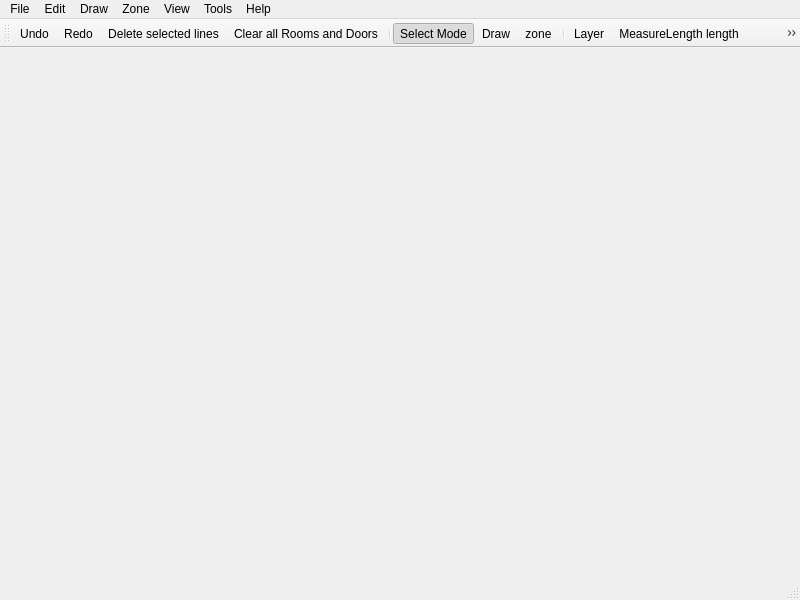
<?xml version="1.0" encoding="UTF-8"?>
<ui version="4.0">
 <class>MainWindow</class>
 <widget class="QMainWindow" name="MainWindow">
  <property name="geometry">
   <rect>
    <x>0</x>
    <y>0</y>
    <width>800</width>
    <height>600</height>
   </rect>
  </property>
  <property name="maximumSize">
   <size>
    <width>3840</width>
    <height>2160</height>
   </size>
  </property>
  <property name="windowTitle">
   <string>JPSeditor</string>
  </property>
  <property name="windowIcon">
   <iconset>
    <normaloff>:/jupedsim.png</normaloff>:/jupedsim.png</iconset>
  </property>
  <widget class="QWidget" name="centralwidget"/>
  <widget class="QMenuBar" name="menubar">
   <property name="geometry">
    <rect>
     <x>0</x>
     <y>0</y>
     <width>800</width>
     <height>22</height>
    </rect>
   </property>
   <widget class="QMenu" name="menuDatei">
    <property name="title">
     <string>File</string>
    </property>
    <addaction name="action_ffnen_cogmap"/>
    <addaction name="action_ffnen_xml"/>
    <addaction name="action_ffnen"/>
    <addaction name="actionSpeichern"/>
    <addaction name="actionSpeichern_dxf"/>
    <addaction name="actionSpeichern_cogmap"/>
    <addaction name="separator"/>
    <addaction name="action_ber"/>
    <addaction name="actionSettings"/>
    <addaction name="separator"/>
    <addaction name="actionBeenden"/>
   </widget>
   <widget class="QMenu" name="menuHilfe">
    <property name="title">
     <string>Help</string>
    </property>
    <addaction name="actionOnline_Help"/>
   </widget>
   <widget class="QMenu" name="menuTools">
    <property name="title">
     <string>Tools</string>
    </property>
    <widget class="QMenu" name="menuBackgroud">
     <property name="title">
      <string>Background</string>
     </property>
     <addaction name="actionImportNewBackgorund"/>
     <addaction name="actionShowHideBackground"/>
     <addaction name="actionScaleUpBackground"/>
     <addaction name="actionScaleDownBackground"/>
    </widget>
    <addaction name="actionAuto_Definition"/>
    <addaction name="actionGather_data"/>
    <addaction name="actionLandmarkWidget"/>
    <addaction name="actionNew_Inifile"/>
    <addaction name="menuBackgroud"/>
    <addaction name="actionRunSimulation"/>
   </widget>
   <widget class="QMenu" name="menuView">
    <property name="title">
     <string>View</string>
    </property>
    <addaction name="actiongridmode"/>
    <addaction name="actionShow_Point_of_Origin"/>
    <addaction name="actionRotate_90_deg_clockwise"/>
    <addaction name="separator"/>
    <addaction name="actionanglesnap"/>
    <addaction name="actionObjectsnap"/>
    <addaction name="separator"/>
    <addaction name="actionZoom_Windows"/>
    <addaction name="actionZoom_Extents"/>
   </widget>
   <widget class="QMenu" name="menuEdit">
    <property name="title">
     <string>Edit</string>
    </property>
    <addaction name="separator"/>
    <addaction name="actionUndo"/>
    <addaction name="actionRedo"/>
    <addaction name="actionCopy"/>
    <addaction name="actionScale"/>
    <addaction name="separator"/>
    <addaction name="actionDelete_lines"/>
    <addaction name="actionDelete_single_line"/>
    <addaction name="actionClear_all_Rooms_and_Doors"/>
   </widget>
   <widget class="QMenu" name="menuDraw">
    <property name="title">
     <string>Draw</string>
    </property>
    <addaction name="actionWall"/>
    <addaction name="actionCrossing"/>
    <addaction name="actionTransition"/>
    <addaction name="actionHLine"/>
    <addaction name="actionLandmark"/>
    <addaction name="actionSource"/>
    <addaction name="actionGoal"/>
    <addaction name="actionTrack"/>
   </widget>
   <widget class="QMenu" name="menuZone">
    <property name="title">
     <string>Zone</string>
    </property>
    <addaction name="actionCorridor"/>
    <addaction name="actionLobby"/>
    <addaction name="actionEntrance"/>
    <addaction name="actionOffice"/>
    <addaction name="actionStairs"/>
    <addaction name="actionPlatform"/>
   </widget>
   <addaction name="menuDatei"/>
   <addaction name="menuEdit"/>
   <addaction name="menuDraw"/>
   <addaction name="menuZone"/>
   <addaction name="menuView"/>
   <addaction name="menuTools"/>
   <addaction name="menuHilfe"/>
  </widget>
  <widget class="QStatusBar" name="statusbar"/>
  <widget class="QToolBar" name="toolBar">
   <property name="windowTitle">
    <string>toolBar</string>
   </property>
   <attribute name="toolBarArea">
    <enum>TopToolBarArea</enum>
   </attribute>
   <attribute name="toolBarBreak">
    <bool>false</bool>
   </attribute>
   <addaction name="actionUndo"/>
   <addaction name="actionRedo"/>
   <addaction name="actionDelete_single_line"/>
   <addaction name="actionClear_all_Rooms_and_Doors"/>
   <addaction name="separator"/>
   <addaction name="actionSelect_Mode"/>
   <addaction name="actionDraw"/>
   <addaction name="actionZone"/>
   <addaction name="separator"/>
   <addaction name="actionLayer"/>
   <addaction name="actionMeasureLength"/>
   <addaction name="actiongridmode"/>
   <addaction name="actionObjectsnap"/>
  </widget>
  <action name="action_ffnen">
   <property name="icon">
    <iconset resource="../Resources/resources.qrc">
     <normaloff>:/inAppIcons/Icons/folder-open.svg</normaloff>:/inAppIcons/Icons/folder-open.svg</iconset>
   </property>
   <property name="text">
    <string>Load DXF</string>
   </property>
   <property name="toolTip">
    <string>Load DXF</string>
   </property>
   <property name="shortcut">
    <string>Ctrl+Alt+O</string>
   </property>
   <property name="iconVisibleInMenu">
    <bool>true</bool>
   </property>
  </action>
  <action name="actionSpeichern">
   <property name="icon">
    <iconset resource="../Resources/resources.qrc">
     <normaloff>:/inAppIcons/Icons/save.svg</normaloff>:/inAppIcons/Icons/save.svg</iconset>
   </property>
   <property name="text">
    <string>Save as XML</string>
   </property>
   <property name="toolTip">
    <string>Save as XML</string>
   </property>
   <property name="shortcut">
    <string>Ctrl+S</string>
   </property>
   <property name="iconVisibleInMenu">
    <bool>true</bool>
   </property>
  </action>
  <action name="actionBeenden">
   <property name="icon">
    <iconset>
     <normaloff>:/man-gimp1.png</normaloff>:/man-gimp1.png</iconset>
   </property>
   <property name="text">
    <string>Quit</string>
   </property>
   <property name="toolTip">
    <string>Quit</string>
   </property>
   <property name="shortcut">
    <string>Ctrl+Q</string>
   </property>
  </action>
  <action name="action_ber">
   <property name="text">
    <string>About</string>
   </property>
   <property name="toolTip">
    <string>About</string>
   </property>
   <property name="iconVisibleInMenu">
    <bool>true</bool>
   </property>
  </action>
  <action name="actiongridmode">
   <property name="checkable">
    <bool>true</bool>
   </property>
   <property name="enabled">
    <bool>true</bool>
   </property>
   <property name="icon">
    <iconset resource="../Resources/resources.qrc">
     <normaloff>:/inAppIcons/Icons/grid.png</normaloff>:/inAppIcons/Icons/grid.png</iconset>
   </property>
   <property name="text">
    <string>Show Grid</string>
   </property>
   <property name="toolTip">
    <string>Gridmode</string>
   </property>
   <property name="shortcut">
    <string>Meta+G</string>
   </property>
   <property name="iconVisibleInMenu">
    <bool>true</bool>
   </property>
  </action>
  <action name="actionWall">
   <property name="checkable">
    <bool>true</bool>
   </property>
   <property name="enabled">
    <bool>true</bool>
   </property>
   <property name="icon">
    <iconset resource="../Resources/resources.qrc">
     <normaloff>:/inAppIcons/Icons/wall.svg</normaloff>:/inAppIcons/Icons/wall.svg</iconset>
   </property>
   <property name="text">
    <string>Wall</string>
   </property>
   <property name="shortcut">
    <string>Meta+W</string>
   </property>
   <property name="iconVisibleInMenu">
    <bool>true</bool>
   </property>
  </action>
  <action name="actionObjectsnap">
   <property name="checkable">
    <bool>true</bool>
   </property>
   <property name="enabled">
    <bool>true</bool>
   </property>
   <property name="icon">
    <iconset resource="../Resources/resources.qrc">
     <normaloff>:/inAppIcons/Icons/snaping.png</normaloff>:/inAppIcons/Icons/snaping.png</iconset>
   </property>
   <property name="text">
    <string>Object snap</string>
   </property>
   <property name="toolTip">
    <string>Object snap</string>
   </property>
   <property name="shortcut">
    <string>Meta+O</string>
   </property>
   <property name="iconVisibleInMenu">
    <bool>true</bool>
   </property>
  </action>
  <action name="actionDelete_lines">
   <property name="icon">
    <iconset resource="../Resources/resources.qrc">
     <normaloff>:/inAppIcons/Icons/minus-square.svg</normaloff>:/inAppIcons/Icons/minus-square.svg</iconset>
   </property>
   <property name="text">
    <string>Delete all</string>
   </property>
   <property name="iconVisibleInMenu">
    <bool>true</bool>
   </property>
  </action>
  <action name="actionDelete_single_line">
   <property name="enabled">
    <bool>true</bool>
   </property>
   <property name="icon">
    <iconset resource="../Resources/resources.qrc">
     <normaloff>:/inAppIcons/Icons/trash-alt.svg</normaloff>:/inAppIcons/Icons/trash-alt.svg</iconset>
   </property>
   <property name="text">
    <string>Delete selected lines</string>
   </property>
   <property name="toolTip">
    <string>Delete selected lines</string>
   </property>
   <property name="shortcut">
    <string>Backspace</string>
   </property>
   <property name="iconVisibleInMenu">
    <bool>true</bool>
   </property>
  </action>
  <action name="actionCrossing">
   <property name="checkable">
    <bool>true</bool>
   </property>
   <property name="enabled">
    <bool>true</bool>
   </property>
   <property name="icon">
    <iconset resource="../Resources/resources.qrc">
     <normaloff>:/inAppIcons/Icons/door.png</normaloff>:/inAppIcons/Icons/door.png</iconset>
   </property>
   <property name="text">
    <string>Crossing</string>
   </property>
   <property name="toolTip">
    <string>Crossing</string>
   </property>
   <property name="shortcut">
    <string>Meta+D</string>
   </property>
   <property name="iconVisibleInMenu">
    <bool>true</bool>
   </property>
  </action>
  <action name="actionTransition">
   <property name="checkable">
    <bool>true</bool>
   </property>
   <property name="enabled">
    <bool>true</bool>
   </property>
   <property name="icon">
    <iconset resource="../Resources/resources.qrc">
     <normaloff>:/inAppIcons/Icons/Exit.png</normaloff>:/inAppIcons/Icons/Exit.png</iconset>
   </property>
   <property name="text">
    <string>Transition</string>
   </property>
   <property name="toolTip">
    <string>Draw transition</string>
   </property>
   <property name="iconVisibleInMenu">
    <bool>true</bool>
   </property>
  </action>
  <action name="actionRoom">
   <property name="enabled">
    <bool>true</bool>
   </property>
   <property name="icon">
    <iconset resource="../Resources/resources.qrc">
     <normaloff>:/inAppIcons/Icons/attribute.svg</normaloff>:/inAppIcons/Icons/attribute.svg</iconset>
   </property>
   <property name="text">
    <string>Define Geometry</string>
   </property>
   <property name="toolTip">
    <string>Define Geometry</string>
   </property>
   <property name="shortcut">
    <string>Meta+R</string>
   </property>
   <property name="iconVisibleInMenu">
    <bool>false</bool>
   </property>
  </action>
  <action name="actionSelect_Mode">
   <property name="checkable">
    <bool>true</bool>
   </property>
   <property name="checked">
    <bool>true</bool>
   </property>
   <property name="enabled">
    <bool>true</bool>
   </property>
   <property name="icon">
    <iconset resource="../Resources/resources.qrc">
     <normaloff>:/inAppIcons/Icons/hand-pointer.svg</normaloff>:/inAppIcons/Icons/hand-pointer.svg</iconset>
   </property>
   <property name="text">
    <string>Select Mode</string>
   </property>
   <property name="toolTip">
    <string>Select Mode</string>
   </property>
   <property name="shortcut">
    <string>Meta+S</string>
   </property>
   <property name="iconVisibleInMenu">
    <bool>true</bool>
   </property>
  </action>
  <action name="actionSpeichern_dxf">
   <property name="icon">
    <iconset resource="../Resources/resources.qrc">
     <normaloff>:/inAppIcons/Icons/save.svg</normaloff>:/inAppIcons/Icons/save.svg</iconset>
   </property>
   <property name="text">
    <string>Save as DXF</string>
   </property>
   <property name="toolTip">
    <string>Save as DXF</string>
   </property>
   <property name="iconVisibleInMenu">
    <bool>true</bool>
   </property>
  </action>
  <action name="action_ffnen_xml">
   <property name="icon">
    <iconset resource="../Resources/resources.qrc">
     <normaloff>:/inAppIcons/Icons/folder-open.svg</normaloff>:/inAppIcons/Icons/folder-open.svg</iconset>
   </property>
   <property name="text">
    <string>Load XML</string>
   </property>
   <property name="toolTip">
    <string>Load XML</string>
   </property>
   <property name="shortcut">
    <string>Ctrl+O</string>
   </property>
   <property name="iconVisibleInMenu">
    <bool>true</bool>
   </property>
  </action>
  <action name="actionRotate_90_deg_clockwise">
   <property name="icon">
    <iconset resource="../Resources/resources.qrc">
     <normaloff>:/inAppIcons/Icons/rotate.png</normaloff>:/inAppIcons/Icons/rotate.png</iconset>
   </property>
   <property name="text">
    <string>Rotate (90 deg clockwise)</string>
   </property>
   <property name="shortcut">
    <string>Meta+R</string>
   </property>
   <property name="iconVisibleInMenu">
    <bool>true</bool>
   </property>
  </action>
  <action name="actionLandmark">
   <property name="checkable">
    <bool>true</bool>
   </property>
   <property name="enabled">
    <bool>true</bool>
   </property>
   <property name="icon">
    <iconset resource="../Resources/resources.qrc">
     <normaloff>:/inAppIcons/Icons/landmark.svg</normaloff>:/inAppIcons/Icons/landmark.svg</iconset>
   </property>
   <property name="text">
    <string>Landmark</string>
   </property>
   <property name="toolTip">
    <string>Landmark</string>
   </property>
   <property name="shortcut">
    <string>Meta+L</string>
   </property>
   <property name="visible">
    <bool>true</bool>
   </property>
   <property name="iconVisibleInMenu">
    <bool>true</bool>
   </property>
  </action>
  <action name="actionLandmarkWidget">
   <property name="enabled">
    <bool>true</bool>
   </property>
   <property name="text">
    <string>Edit Landmark </string>
   </property>
   <property name="toolTip">
    <string>LandmarkSpecs</string>
   </property>
   <property name="shortcut">
    <string>Meta+Shift+L</string>
   </property>
   <property name="visible">
    <bool>true</bool>
   </property>
  </action>
  <action name="actionanglesnap">
   <property name="checkable">
    <bool>true</bool>
   </property>
   <property name="enabled">
    <bool>true</bool>
   </property>
   <property name="icon">
    <iconset resource="../Resources/resources.qrc">
     <normaloff>:/inAppIcons/Icons/plus.svg</normaloff>:/inAppIcons/Icons/plus.svg</iconset>
   </property>
   <property name="text">
    <string>Orthomode</string>
   </property>
   <property name="toolTip">
    <string>Orthomode</string>
   </property>
   <property name="shortcut">
    <string>Meta+A</string>
   </property>
   <property name="iconVisibleInMenu">
    <bool>true</bool>
   </property>
  </action>
  <action name="actionSettings">
   <property name="enabled">
    <bool>true</bool>
   </property>
   <property name="text">
    <string>Settings</string>
   </property>
   <property name="toolTip">
    <string>Settings</string>
   </property>
   <property name="shortcut">
    <string>Ctrl+,</string>
   </property>
  </action>
  <action name="action_ffnen_CogMap">
   <property name="icon">
    <iconset>
     <normaloff>:/open.png</normaloff>:/open.png</iconset>
   </property>
   <property name="text">
    <string>Load CognitiveMap</string>
   </property>
   <property name="toolTip">
    <string>Load CognitiveMap</string>
   </property>
  </action>
  <action name="actionRun_visualisation">
   <property name="text">
    <string>Run visualisation</string>
   </property>
  </action>
  <action name="actionShow_Point_of_Origin">
   <property name="icon">
    <iconset resource="../Resources/resources.qrc">
     <normaloff>:/inAppIcons/Icons/flag.svg</normaloff>:/inAppIcons/Icons/flag.svg</iconset>
   </property>
   <property name="text">
    <string>Show Point of Origin</string>
   </property>
   <property name="shortcut">
    <string>Meta+O</string>
   </property>
   <property name="iconVisibleInMenu">
    <bool>true</bool>
   </property>
  </action>
  <action name="actionUndo">
   <property name="enabled">
    <bool>true</bool>
   </property>
   <property name="icon">
    <iconset resource="../Resources/resources.qrc">
     <normaloff>:/inAppIcons/Icons/undo.svg</normaloff>:/inAppIcons/Icons/undo.svg</iconset>
   </property>
   <property name="text">
    <string>Undo</string>
   </property>
   <property name="toolTip">
    <string>Undo PaintEvent</string>
   </property>
   <property name="shortcut">
    <string>Ctrl+Z</string>
   </property>
   <property name="visible">
    <bool>true</bool>
   </property>
   <property name="iconVisibleInMenu">
    <bool>true</bool>
   </property>
  </action>
  <action name="actionRedo">
   <property name="icon">
    <iconset resource="../Resources/resources.qrc">
     <normaloff>:/inAppIcons/Icons/redo.svg</normaloff>:/inAppIcons/Icons/redo.svg</iconset>
   </property>
   <property name="text">
    <string>Redo</string>
   </property>
   <property name="toolTip">
    <string>Redo PaintEvent</string>
   </property>
   <property name="shortcut">
    <string>Ctrl+Shift+Z</string>
   </property>
   <property name="iconVisibleInMenu">
    <bool>true</bool>
   </property>
  </action>
  <action name="actionHLine">
   <property name="checkable">
    <bool>true</bool>
   </property>
   <property name="enabled">
    <bool>true</bool>
   </property>
   <property name="icon">
    <iconset resource="../Resources/resources.qrc">
     <normaloff>:/inAppIcons/Icons/hline.png</normaloff>:/inAppIcons/Icons/hline.png</iconset>
   </property>
   <property name="text">
    <string>HLine</string>
   </property>
   <property name="toolTip">
    <string>HLine</string>
   </property>
   <property name="shortcut">
    <string>Meta+H</string>
   </property>
   <property name="iconVisibleInMenu">
    <bool>true</bool>
   </property>
  </action>
  <action name="actionSpeichern_cogmap">
   <property name="enabled">
    <bool>false</bool>
   </property>
   <property name="icon">
    <iconset>
     <normaloff>:/filesave.png</normaloff>:/filesave.png</iconset>
   </property>
   <property name="text">
    <string>Save CognitiveMap</string>
   </property>
   <property name="toolTip">
    <string>Save CognitiveMap</string>
   </property>
   <property name="visible">
    <bool>false</bool>
   </property>
  </action>
  <action name="action_ffnen_cogmap">
   <property name="enabled">
    <bool>false</bool>
   </property>
   <property name="icon">
    <iconset>
     <normaloff>:/open.png</normaloff>:/open.png</iconset>
   </property>
   <property name="text">
    <string>Load Cognitive Map</string>
   </property>
   <property name="toolTip">
    <string>Load Cognitive Map</string>
   </property>
   <property name="visible">
    <bool>false</bool>
   </property>
   <property name="iconVisibleInMenu">
    <bool>true</bool>
   </property>
  </action>
  <action name="actionCopy">
   <property name="text">
    <string>Copy</string>
   </property>
   <property name="shortcut">
    <string>Ctrl+C</string>
   </property>
  </action>
  <action name="actionScale">
   <property name="text">
    <string>Scale</string>
   </property>
  </action>
  <action name="actionAuto_Definition">
   <property name="text">
    <string>Auto Definition</string>
   </property>
  </action>
  <action name="actionGather_data">
   <property name="text">
    <string>Gather Room Type Data</string>
   </property>
   <property name="visible">
    <bool>true</bool>
   </property>
  </action>
  <action name="actionClear_all_Rooms_and_Doors">
   <property name="icon">
    <iconset resource="../Resources/resources.qrc">
     <normaloff>:/inAppIcons/Icons/eraser.svg</normaloff>:/inAppIcons/Icons/eraser.svg</iconset>
   </property>
   <property name="text">
    <string>Clear all Rooms and Doors</string>
   </property>
   <property name="iconVisibleInMenu">
    <bool>true</bool>
   </property>
  </action>
  <action name="actionOnline_Help">
   <property name="text">
    <string>Online Help</string>
   </property>
  </action>
  <action name="actionNew_Inifile">
   <property name="text">
    <string>Create Inifile</string>
   </property>
   <property name="shortcut">
    <string>Meta+I</string>
   </property>
  </action>
  <action name="actionBack_to_Origin">
   <property name="enabled">
    <bool>true</bool>
   </property>
   <property name="text">
    <string>Back to Origin</string>
   </property>
   <property name="shortcut">
    <string>Meta+O</string>
   </property>
   <property name="visible">
    <bool>true</bool>
   </property>
  </action>
  <action name="actionZoom_Windows">
   <property name="text">
    <string>Zoom Windows</string>
   </property>
   <property name="shortcut">
    <string>Meta+Shift+W</string>
   </property>
  </action>
  <action name="actionZoom_Extents">
   <property name="text">
    <string>Zoom Extents</string>
   </property>
   <property name="shortcut">
    <string>Meta+E</string>
   </property>
  </action>
  <action name="actionBreak_Line">
   <property name="checkable">
    <bool>true</bool>
   </property>
   <property name="icon">
    <iconset resource="../Resources/resources.qrc">
     <normaloff>:/inAppIcons/Icons/breaking.png</normaloff>:/inAppIcons/Icons/breaking.png</iconset>
   </property>
   <property name="text">
    <string>Break Line</string>
   </property>
  </action>
  <action name="actionSource">
   <property name="checkable">
    <bool>true</bool>
   </property>
   <property name="icon">
    <iconset resource="../Resources/resources.qrc">
     <normaloff>:/inAppIcons/Icons/source.png</normaloff>:/inAppIcons/Icons/source.png</iconset>
   </property>
   <property name="text">
    <string>Source</string>
   </property>
  </action>
  <action name="actionEditMode">
   <property name="checkable">
    <bool>true</bool>
   </property>
   <property name="icon">
    <iconset resource="../Resources/resources.qrc">
     <normaloff>:/inAppIcons/Icons/edit.png</normaloff>:/inAppIcons/Icons/edit.png</iconset>
   </property>
   <property name="text">
    <string>Edit Mode</string>
   </property>
   <property name="toolTip">
    <string>Edit Mode</string>
   </property>
  </action>
  <action name="actionGoal">
   <property name="checkable">
    <bool>true</bool>
   </property>
   <property name="icon">
    <iconset resource="../Resources/resources.qrc">
     <normaloff>:/inAppIcons/Icons/goal.png</normaloff>:/inAppIcons/Icons/goal.png</iconset>
   </property>
   <property name="text">
    <string>Goal</string>
   </property>
  </action>
  <action name="actionMeasureLength">
   <property name="checkable">
    <bool>true</bool>
   </property>
   <property name="icon">
    <iconset resource="../Resources/resources.qrc">
     <normaloff>:/inAppIcons/Icons/ruler.png</normaloff>:/inAppIcons/Icons/ruler.png</iconset>
   </property>
   <property name="text">
    <string>MeasureLength length</string>
   </property>
  </action>
  <action name="actionDraw">
   <property name="checkable">
    <bool>true</bool>
   </property>
   <property name="icon">
    <iconset resource="../Resources/resources.qrc">
     <normaloff>:/inAppIcons/Icons/draw.png</normaloff>:/inAppIcons/Icons/draw.png</iconset>
   </property>
   <property name="text">
    <string>Draw</string>
   </property>
  </action>
  <action name="actionCorridor">
   <property name="checkable">
    <bool>true</bool>
   </property>
   <property name="icon">
    <iconset resource="../Resources/resources.qrc">
     <normaloff>:/inAppIcons/Icons/corridor.png</normaloff>:/inAppIcons/Icons/corridor.png</iconset>
   </property>
   <property name="text">
    <string>corridor</string>
   </property>
   <property name="toolTip">
    <string>Assemble Corrosdor</string>
   </property>
  </action>
  <action name="actionLobby">
   <property name="checkable">
    <bool>true</bool>
   </property>
   <property name="icon">
    <iconset resource="../Resources/resources.qrc">
     <normaloff>:/inAppIcons/Icons/lobby.png</normaloff>:/inAppIcons/Icons/lobby.png</iconset>
   </property>
   <property name="text">
    <string>lobby</string>
   </property>
   <property name="toolTip">
    <string>Assemble lobby</string>
   </property>
  </action>
  <action name="actionEntrance">
   <property name="checkable">
    <bool>true</bool>
   </property>
   <property name="icon">
    <iconset resource="../Resources/resources.qrc">
     <normaloff>:/inAppIcons/Icons/entrance.png</normaloff>:/inAppIcons/Icons/entrance.png</iconset>
   </property>
   <property name="text">
    <string>Entrance</string>
   </property>
   <property name="toolTip">
    <string>Assemble entrance</string>
   </property>
  </action>
  <action name="actionOffice">
   <property name="checkable">
    <bool>true</bool>
   </property>
   <property name="icon">
    <iconset resource="../Resources/resources.qrc">
     <normaloff>:/inAppIcons/Icons/office.png</normaloff>:/inAppIcons/Icons/office.png</iconset>
   </property>
   <property name="text">
    <string>Office</string>
   </property>
   <property name="toolTip">
    <string>Assemble office</string>
   </property>
  </action>
  <action name="actionStairs">
   <property name="checkable">
    <bool>true</bool>
   </property>
   <property name="icon">
    <iconset resource="../Resources/resources.qrc">
     <normaloff>:/inAppIcons/Icons/stairs.png</normaloff>:/inAppIcons/Icons/stairs.png</iconset>
   </property>
   <property name="text">
    <string>Stairs</string>
   </property>
   <property name="toolTip">
    <string>Assemble Stairs</string>
   </property>
  </action>
  <action name="actionPlatform">
   <property name="checkable">
    <bool>true</bool>
   </property>
   <property name="icon">
    <iconset resource="../Resources/resources.qrc">
     <normaloff>:/inAppIcons/Icons/platform.png</normaloff>:/inAppIcons/Icons/platform.png</iconset>
   </property>
   <property name="text">
    <string>Platform</string>
   </property>
   <property name="toolTip">
    <string>Assemble Platform</string>
   </property>
  </action>
  <action name="actionZone">
   <property name="checkable">
    <bool>true</bool>
   </property>
   <property name="icon">
    <iconset resource="../Resources/resources.qrc">
     <normaloff>:/inAppIcons/Icons/attribute.svg</normaloff>:/inAppIcons/Icons/attribute.svg</iconset>
   </property>
   <property name="text">
    <string>zone</string>
   </property>
   <property name="toolTip">
    <string>Assemble Zone</string>
   </property>
  </action>
  <action name="actionTrack">
   <property name="checkable">
    <bool>true</bool>
   </property>
   <property name="icon">
    <iconset resource="../Resources/resources.qrc">
     <normaloff>:/inAppIcons/Icons/track.png</normaloff>:/inAppIcons/Icons/track.png</iconset>
   </property>
   <property name="text">
    <string>Track</string>
   </property>
   <property name="toolTip">
    <string>Draw Track</string>
   </property>
  </action>
  <action name="actionLayer">
   <property name="icon">
    <iconset resource="../Resources/resources.qrc">
     <normaloff>:/inAppIcons/Icons/layers.png</normaloff>:/inAppIcons/Icons/layers.png</iconset>
   </property>
   <property name="text">
    <string>Layer</string>
   </property>
  </action>
  <action name="actionRunSimulation">
   <property name="text">
    <string>Run Simulation</string>
   </property>
  </action>
  <action name="actionImportNewBackgorund">
   <property name="text">
    <string>Import new background</string>
   </property>
  </action>
  <action name="actionShowHideBackground">
   <property name="text">
    <string>Show/Hide background</string>
   </property>
  </action>
  <action name="actionScaleUpBackground">
   <property name="text">
    <string>Scale up background</string>
   </property>
   <property name="shortcut">
    <string>Shift+Num+Up</string>
   </property>
  </action>
  <action name="actionScaleDownBackground">
   <property name="text">
    <string>Scale down background</string>
   </property>
   <property name="shortcut">
    <string>Shift+Num+Down</string>
   </property>
  </action>
 </widget>
 <resources>
  <include location="../Resources/resources.qrc"/>
 </resources>
 <connections/>
</ui>
